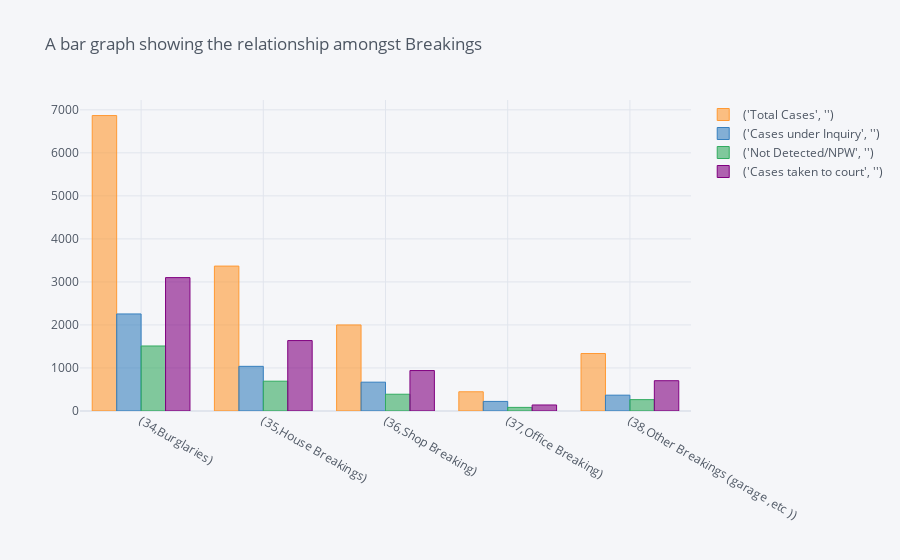

Notebook cell for this chart:
### Code cell
# Plotting a bar graph for ActualBreakingCrimes
reported.iplot(kind='bar',title='A bar graph showing the relationship amongst Breakings')

### Figure 1 — Plotly figure (JSON) as saved in the notebook; plotly's stock layout.template omitted (floating-point values rounded to 4 significant figures)
{"data": [{"marker": {"color": "rgba(255, 153, 51, 0.6)", "line": {"color": "rgba(255, 153, 51, 1.0)", "width": 1}}, "name": "('Total Cases', '')", "orientation": "v", "text": "", "type": "bar", "x": ["(34,Burglaries)", "(35,House Breakings)", "(36,Shop Breaking)", "(37,Office Breaking)", "(38,Other Breakings (garage ,etc ))"], "y": [6867, 3368, 2000, 447, 1336]}, {"marker": {"color": "rgba(55, 128, 191, 0.6)", "line": {"color": "rgba(55, 128, 191, 1.0)", "width": 1}}, "name": "('Cases under Inquiry', '')", "orientation": "v", "text": "", "type": "bar", "x": ["(34,Burglaries)", "(35,House Breakings)", "(36,Shop Breaking)", "(37,Office Breaking)", "(38,Other Breakings (garage ,etc ))"], "y": [2256, 1038, 670, 223, 368]}, {"marker": {"color": "rgba(50, 171, 96, 0.6)", "line": {"color": "rgba(50, 171, 96, 1.0)", "width": 1}}, "name": "('Not Detected/NPW', '')", "orientation": "v", "text": "", "type": "bar", "x": ["(34,Burglaries)", "(35,House Breakings)", "(36,Shop Breaking)", "(37,Office Breaking)", "(38,Other Breakings (garage ,etc ))"], "y": [1511, 693, 390, 84, 264]}, {"marker": {"color": "rgba(128, 0, 128, 0.6)", "line": {"color": "rgba(128, 0, 128, 1.0)", "width": 1}}, "name": "('Cases taken to court', '')", "orientation": "v", "text": "", "type": "bar", "x": ["(34,Burglaries)", "(35,House Breakings)", "(36,Shop Breaking)", "(37,Office Breaking)", "(38,Other Breakings (garage ,etc ))"], "y": [3100, 1637, 940, 140, 704]}], "layout": {"legend": {"bgcolor": "#F5F6F9", "font": {"color": "#4D5663"}}, "paper_bgcolor": "#F5F6F9", "plot_bgcolor": "#F5F6F9", "title": {"font": {"color": "#4D5663"}, "text": "A bar graph showing the relationship amongst Breakings"}, "xaxis": {"gridcolor": "#E1E5ED", "showgrid": true, "tickfont": {"color": "#4D5663"}, "title": {"font": {"color": "#4D5663"}, "text": ""}, "zerolinecolor": "#E1E5ED"}, "yaxis": {"gridcolor": "#E1E5ED", "showgrid": true, "tickfont": {"color": "#4D5663"}, "title": {"font": {"color": "#4D5663"}, "text": ""}, "zerolinecolor": "#E1E5ED"}}}
